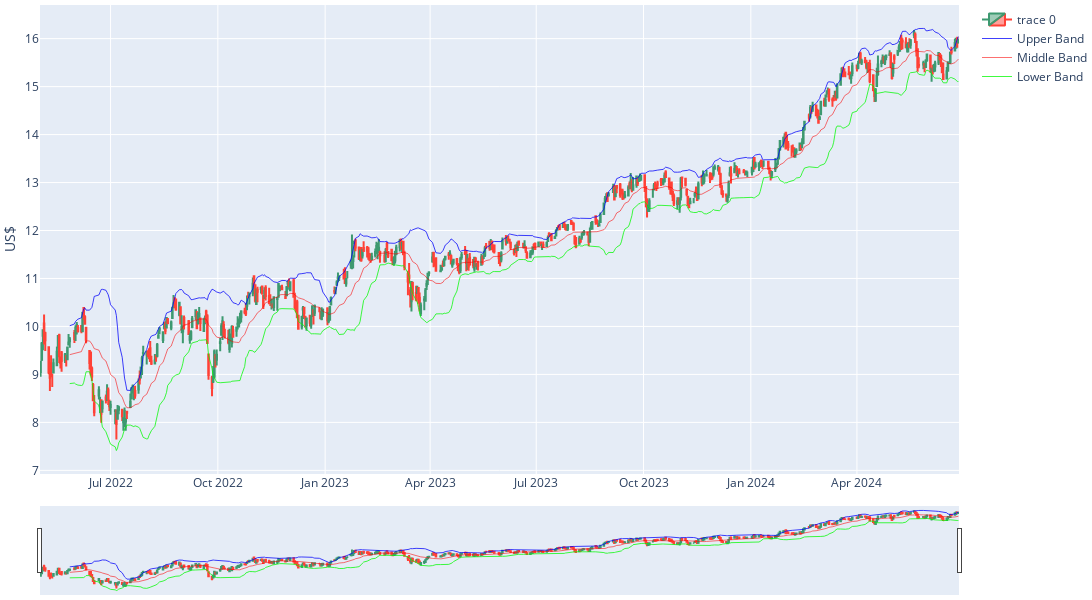

The code cell stored with this chart in its notebook:
### Code cell
df = df_ET
fig = go.Figure()
candle = go.Candlestick(x=df.index, high=df.High, low=df.Low, open=df.Open, close=df.Close)
upper_line = go.Scatter(x=df.index, y=df['upper_band'],
                        line = dict(color='rgba(0, 0, 250, 0.75)', width = 1),
                        name = "Upper Band")
middle_line = go.Scatter(x =df.index, y=df['middle_band'],
                        line = dict(color='rgba(250, 0, 0, 0.75)', width = 0.75),
                        name = "Middle Band")
lower_line = go.Scatter(x=df.index, y=df['lower_band'],
                        line = dict(color='rgba(0, 250, 0, 0.75)', width = 1),
                        name = "Lower Band")
fig.add_trace(candle)
fig.add_trace(upper_line)
fig.add_trace(middle_line)
fig.add_trace(lower_line)
fig.update_layout(
    height=600,
    width=1100,
    margin=dict(l=0, r=5, t=5, b=5),
    yaxis_title = "US$"
)
fig.update_xaxes(rangeslider_visible=True)
fig.show()

### Figure 1 — Plotly figure (JSON) as saved in the notebook; plotly's stock layout.template omitted (floating-point values rounded to 4 significant figures; data arrays with more than 128 entries replaced by an {"elided": "..."} marker saying what was removed)
{"data": [{"close": {"elided": "542 float values"}, "high": {"elided": "542 float values"}, "low": {"elided": "542 float values"}, "open": {"elided": "542 float values"}, "type": "candlestick", "x": {"elided": "542 str values"}}, {"line": {"color": "rgba(0, 0, 250, 0.75)", "width": 1}, "name": "Upper Band", "type": "scatter", "x": {"elided": "542 str values"}, "y": {"elided": "542 float values"}}, {"line": {"color": "rgba(250, 0, 0, 0.75)", "width": 0.75}, "name": "Middle Band", "type": "scatter", "x": {"elided": "542 str values"}, "y": {"elided": "542 float values"}}, {"line": {"color": "rgba(0, 250, 0, 0.75)", "width": 1}, "name": "Lower Band", "type": "scatter", "x": {"elided": "542 str values"}, "y": {"elided": "542 float values"}}], "layout": {"height": 600, "margin": {"b": 5, "l": 0, "r": 5, "t": 5}, "width": 1100, "xaxis": {"rangeslider": {"visible": true}}, "yaxis": {"title": {"text": "US$"}}}}
